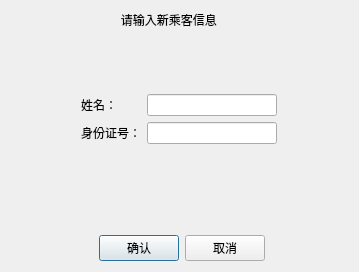
<?xml version="1.0" encoding="UTF-8"?>
<ui version="4.0">
 <class>PassDialog</class>
 <widget class="QDialog" name="PassDialog">
  <property name="geometry">
   <rect>
    <x>0</x>
    <y>0</y>
    <width>359</width>
    <height>272</height>
   </rect>
  </property>
  <property name="windowTitle">
   <string>Dialog</string>
  </property>
  <layout class="QGridLayout" name="gridLayout">
   <item row="2" column="1" colspan="6">
    <layout class="QFormLayout" name="formLayout">
     <item row="0" column="0">
      <widget class="QLabel" name="label">
       <property name="text">
        <string>姓名：</string>
       </property>
      </widget>
     </item>
     <item row="0" column="1">
      <widget class="QLineEdit" name="lineEdit"/>
     </item>
     <item row="1" column="0">
      <widget class="QLabel" name="label_2">
       <property name="text">
        <string>身份证号：</string>
       </property>
      </widget>
     </item>
     <item row="1" column="1">
      <widget class="QLineEdit" name="lineEdit_2"/>
     </item>
    </layout>
   </item>
   <item row="0" column="0" colspan="5">
    <widget class="QLabel" name="label_3">
     <property name="text">
      <string>                                 请输入新乘客信息</string>
     </property>
    </widget>
   </item>
   <item row="3" column="0" colspan="2">
    <spacer name="horizontalSpacer">
     <property name="orientation">
      <enum>Qt::Horizontal</enum>
     </property>
     <property name="sizeHint" stdset="0">
      <size>
       <width>70</width>
       <height>20</height>
      </size>
     </property>
    </spacer>
   </item>
   <item row="1" column="0" colspan="8">
    <spacer name="verticalSpacer">
     <property name="orientation">
      <enum>Qt::Vertical</enum>
     </property>
     <property name="sizeHint" stdset="0">
      <size>
       <width>20</width>
       <height>50</height>
      </size>
     </property>
    </spacer>
   </item>
   <item row="2" column="0">
    <spacer name="horizontalSpacer_5">
     <property name="orientation">
      <enum>Qt::Horizontal</enum>
     </property>
     <property name="sizeHint" stdset="0">
      <size>
       <width>60</width>
       <height>20</height>
      </size>
     </property>
    </spacer>
   </item>
   <item row="3" column="2" colspan="4">
    <widget class="QLabel" name="label_4">
     <property name="text">
      <string/>
     </property>
    </widget>
   </item>
   <item row="5" column="4">
    <layout class="QHBoxLayout" name="horizontalLayout">
     <item>
      <widget class="QPushButton" name="pushButton">
       <property name="text">
        <string>确认</string>
       </property>
      </widget>
     </item>
     <item>
      <widget class="QPushButton" name="pushButton_2">
       <property name="text">
        <string>取消</string>
       </property>
      </widget>
     </item>
    </layout>
   </item>
   <item row="5" column="5" colspan="3">
    <spacer name="horizontalSpacer_4">
     <property name="orientation">
      <enum>Qt::Horizontal</enum>
     </property>
     <property name="sizeHint" stdset="0">
      <size>
       <width>81</width>
       <height>20</height>
      </size>
     </property>
    </spacer>
   </item>
   <item row="5" column="0" colspan="3">
    <spacer name="horizontalSpacer_3">
     <property name="orientation">
      <enum>Qt::Horizontal</enum>
     </property>
     <property name="sizeHint" stdset="0">
      <size>
       <width>80</width>
       <height>20</height>
      </size>
     </property>
    </spacer>
   </item>
   <item row="2" column="7">
    <spacer name="horizontalSpacer_6">
     <property name="orientation">
      <enum>Qt::Horizontal</enum>
     </property>
     <property name="sizeHint" stdset="0">
      <size>
       <width>61</width>
       <height>20</height>
      </size>
     </property>
    </spacer>
   </item>
   <item row="3" column="6" colspan="2">
    <spacer name="horizontalSpacer_2">
     <property name="orientation">
      <enum>Qt::Horizontal</enum>
     </property>
     <property name="sizeHint" stdset="0">
      <size>
       <width>71</width>
       <height>20</height>
      </size>
     </property>
    </spacer>
   </item>
   <item row="4" column="0" colspan="8">
    <spacer name="verticalSpacer_2">
     <property name="orientation">
      <enum>Qt::Vertical</enum>
     </property>
     <property name="sizeHint" stdset="0">
      <size>
       <width>20</width>
       <height>49</height>
      </size>
     </property>
    </spacer>
   </item>
  </layout>
 </widget>
 <resources/>
 <connections/>
</ui>
